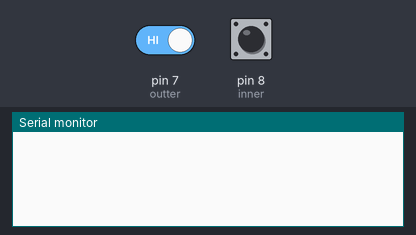
The sketch below on a simulated Arduino Uno, built with avr-gcc and run on an emulated ATmega328P. Parts: the last lines printed to the serial monitor. The test bench sets the inputs (shaded band); at power-on: pin 7 (outter) HIGH, pin 8 (inner) HIGH.

Above: at 1.2 s.
1.3 s: pin 7 (outter) driven LOW and pin 8 (inner) driven LOW
At 2.4 s:
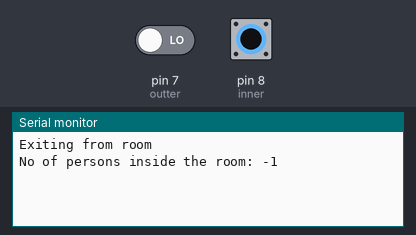
3.0 s: pin 8 (inner) pulsed HIGH 2 times (0.12 s each, 0.3 s apart)
At 4.7 s:
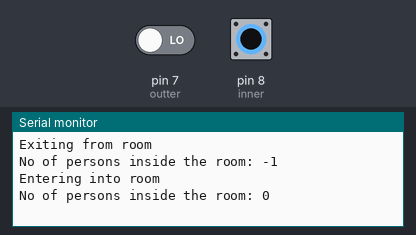

The sketch:

Bidirectional_counter.ino
```cpp
int outter=7;
int inner=8;
int count=0;
boolean state1 = true;
boolean state2 = true;
boolean insideState = false;
boolean outsideIr=false;
boolean isPeopleExiting=false;
int i=1;
void setup() {
Serial.begin(9600);
pinMode(outter, INPUT);
pinMode(inner, INPUT);
}

void loop() {

  if (!digitalRead(outter) && i==1 && state1){
     outsideIr=true;
     delay(100);
     i++;
     state1 = false;
  }

   if (!digitalRead(inner) && i==2 &&   state2){
     Serial.println("Entering into room");
     outsideIr=true;
     delay(100);
     i = 1 ;
     count++;
     Serial.print("No of persons inside the room: ");
     Serial.println(count);
     state2 = false;
  }

   if (!digitalRead(inner) && i==1 && state2 ){
     outsideIr=true;
     delay(100);
     i = 2 ;
     state2 = false;
  }

  if (!digitalRead(outter) && i==2 && state1 ){
     Serial.println("Exiting from room");
     outsideIr=true;
     delay(100);
     count--;
       Serial.print("No of persons inside the room: ");
       Serial.println(count);
     i = 1;
     state1 = false;
  }

    if (digitalRead(outter)){
     state1 = true;
    }

     if (digitalRead(inner)){
     state2 = true;
    }

}
```

Measured:
- after the input at 1.3 s, the serial monitor: prints a new line after 0.10 s (image 1)
- after the input at 3.0 s, the serial monitor: prints a new line after 0.42 s (image 2)
